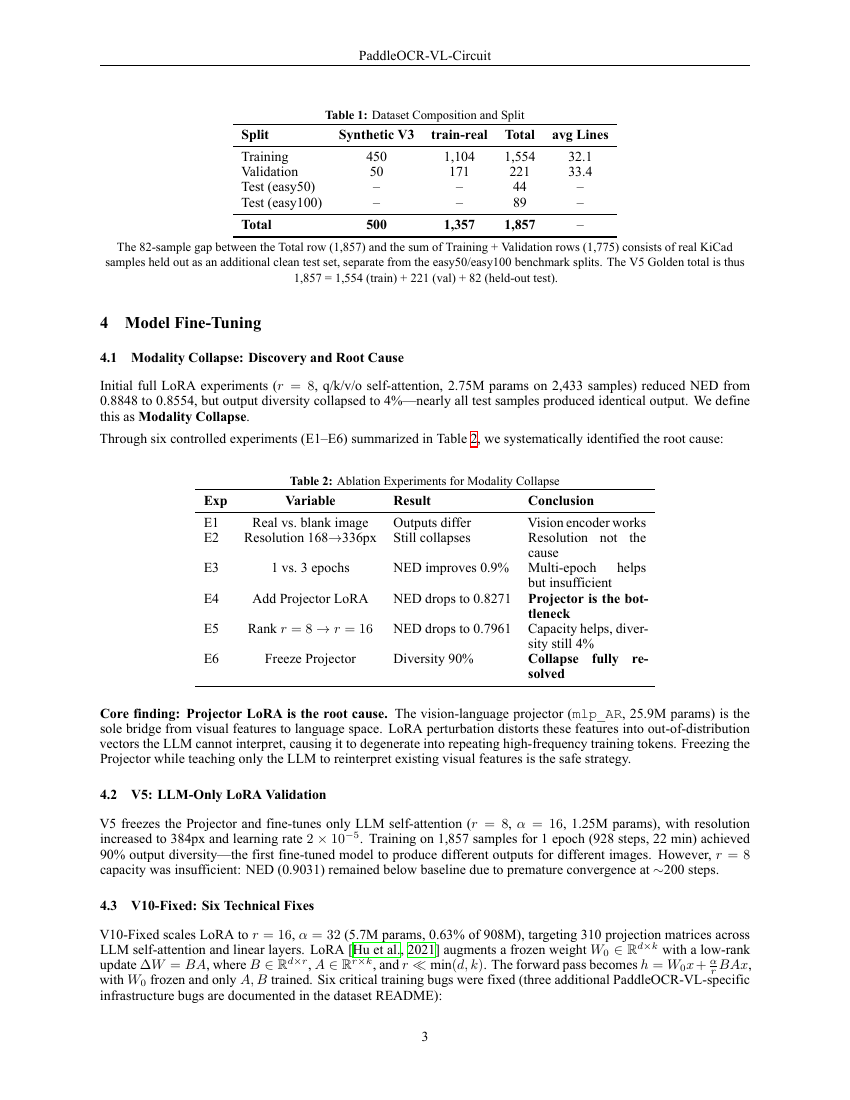
#> input picture arxiv_template/en_check-03.png, 850 x 1100 px
$ python -i build_degraded_test.py   (imports and definitions only)
#> lines starting #> are read from the running program, lines starting #| are printed output that depends on the picture
#> further down, picture is the input picture: PIL image 850x1100 RGB; mean R, G, B 243.7, 243.8, 243.7
"""Build degraded test set from easy50: 5 realistic transforms per sample."""
import json, os, sys, random
from pathlib import Path
from PIL import Image, ImageFilter, ImageEnhance
import numpy as np
import cv2

DATASET_DIR = r"G:\mimo_project\circuit_ocr\circuit-ocr-dataset"
OUT_DIR = f"{DATASET_DIR}/data/test_degraded"
# [1 line not run here, left out]

DEGRADATIONS = ['perspective', 'lighting', 'blur', 'noise', 'jpeg']

def apply_perspective(img):
    """Simulate camera tilt: slight perspective warp."""
    w, h = img.size
#> w = 850; h = 1100
    margin = int(min(w, h) * 0.08)
#> margin = 68
    src = np.float32([[margin, margin], [w-margin, margin], [margin, h-margin], [w-margin, h-margin]])
    jitter = margin * 0.7
#> jitter = 47.6
    dst = np.float32([
        [margin + random.uniform(-jitter, jitter), margin + random.uniform(-jitter, jitter)],
        [w-margin + random.uniform(-jitter*0.5, jitter*0.5), margin + random.uniform(-jitter, jitter)],
        [margin + random.uniform(-jitter, jitter), h-margin + random.uniform(-jitter*0.5, jitter*0.5)],
        [w-margin + random.uniform(-jitter*0.3, jitter*0.3), h-margin + random.uniform(-jitter*0.3, jitter*0.3)],
    ])
    M = cv2.getPerspectiveTransform(src, dst)
    img_cv = cv2.cvtColor(np.array(img), cv2.COLOR_RGB2BGR)
    warped = cv2.warpPerspective(img_cv, M, (w, h), borderMode=cv2.BORDER_REPLICATE)
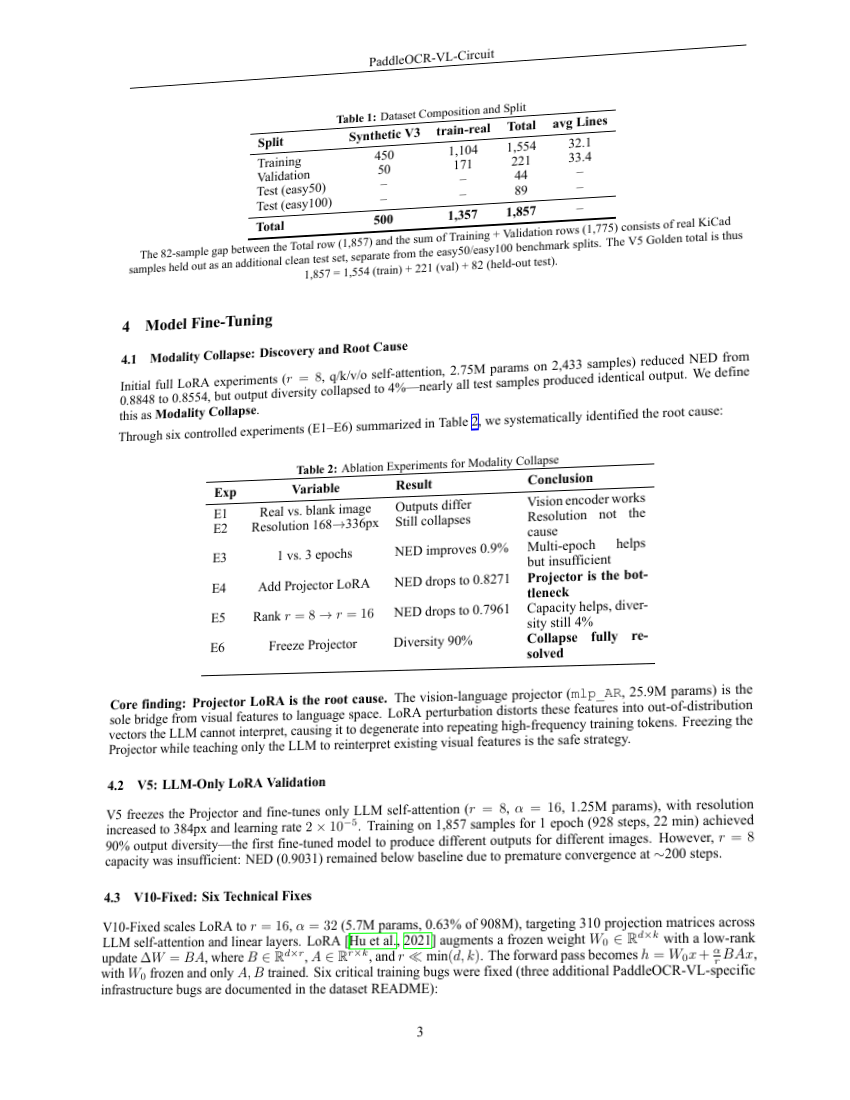
#> warped: shape (1100, 850, 3); mean R, G, B 244, 244, 244
    return Image.fromarray(cv2.cvtColor(warped, cv2.COLOR_BGR2RGB))

# [34 lines left out: functions apply_lighting, apply_blur, apply_noise, apply_jpeg, not called in this run]

TRANSFORMS = {
    'perspective': apply_perspective,
    'lighting': apply_lighting,
    'blur': apply_blur,
    'noise': apply_noise,
    'jpeg': apply_jpeg,
}

# [62 lines left out: function main, not called in this run]

# [2 lines not run here, left out]

>>> from PIL import Image
>>> picture = Image.open('../../arxiv_template/en_check-03.png')
>>> result = apply_perspective(picture)
